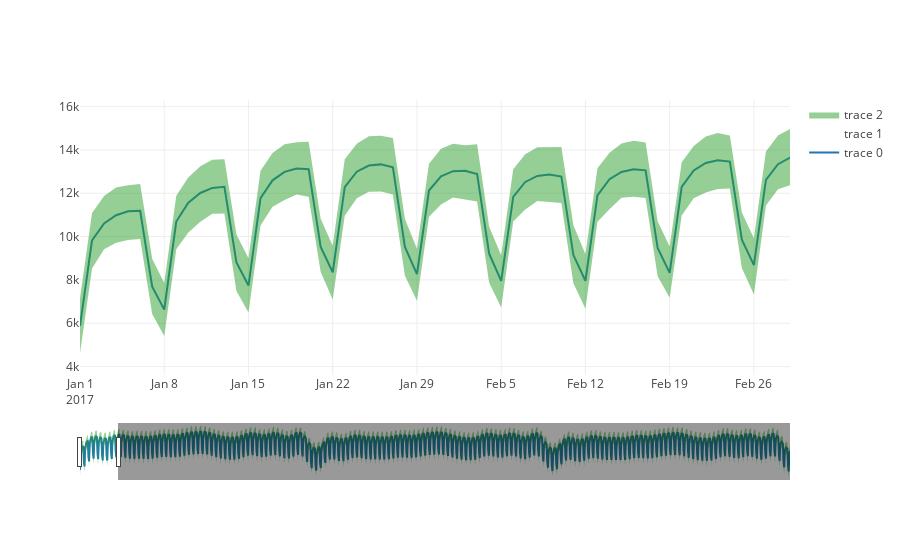

Notebook code cell kept with this figure:
### Code cell
upper_forecast = go.Scatter(x=forecast_data.ds, y=forecast_data.yhat_upper, fill= 'tonexty', line=dict(width=0.0))
lower_forecast = go.Scatter(x=forecast_data.ds, y=forecast_data.yhat_lower, fill= None, line=dict(width=0.0))
plot_data = [forecasted, lower_forecast, upper_forecast ]

layout = dict(
    xaxis=dict(
        rangeslider=dict(),
        type='date',
        range = ['2017-01-01','2017-03-01']))
fig = dict(data=plot_data, layout=layout)
plotly.offline.iplot(fig)

### Figure 1 — Plotly figure (JSON) as saved in the notebook; plotly's stock layout.template omitted (floating-point values rounded to 4 significant figures; data arrays with more than 128 entries replaced by an {"elided": "..."} marker saying what was removed)
{"data": [{"type": "scatter", "x": {"elided": "1095 str values"}, "y": {"elided": "1095 float values"}}, {"fill": null, "line": {"width": 0}, "type": "scatter", "x": {"elided": "1095 str values"}, "y": {"elided": "1095 float values"}}, {"fill": "tonexty", "line": {"width": 0}, "type": "scatter", "x": {"elided": "1095 str values"}, "y": {"elided": "1095 float values"}}], "layout": {"xaxis": {"range": ["2017-01-01", "2017-03-01"], "rangeslider": {}, "type": "date"}}}
